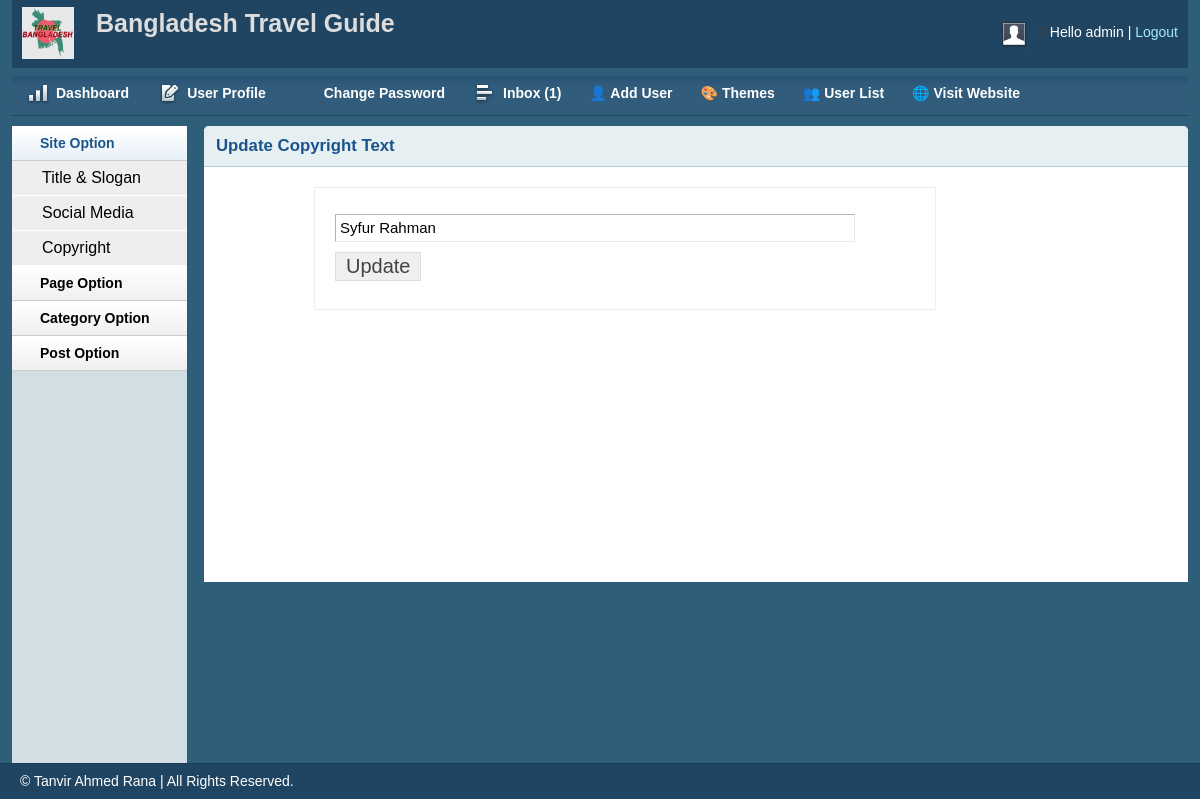
The page /admin/copyright.php (signed in) on the database as committed earlier.
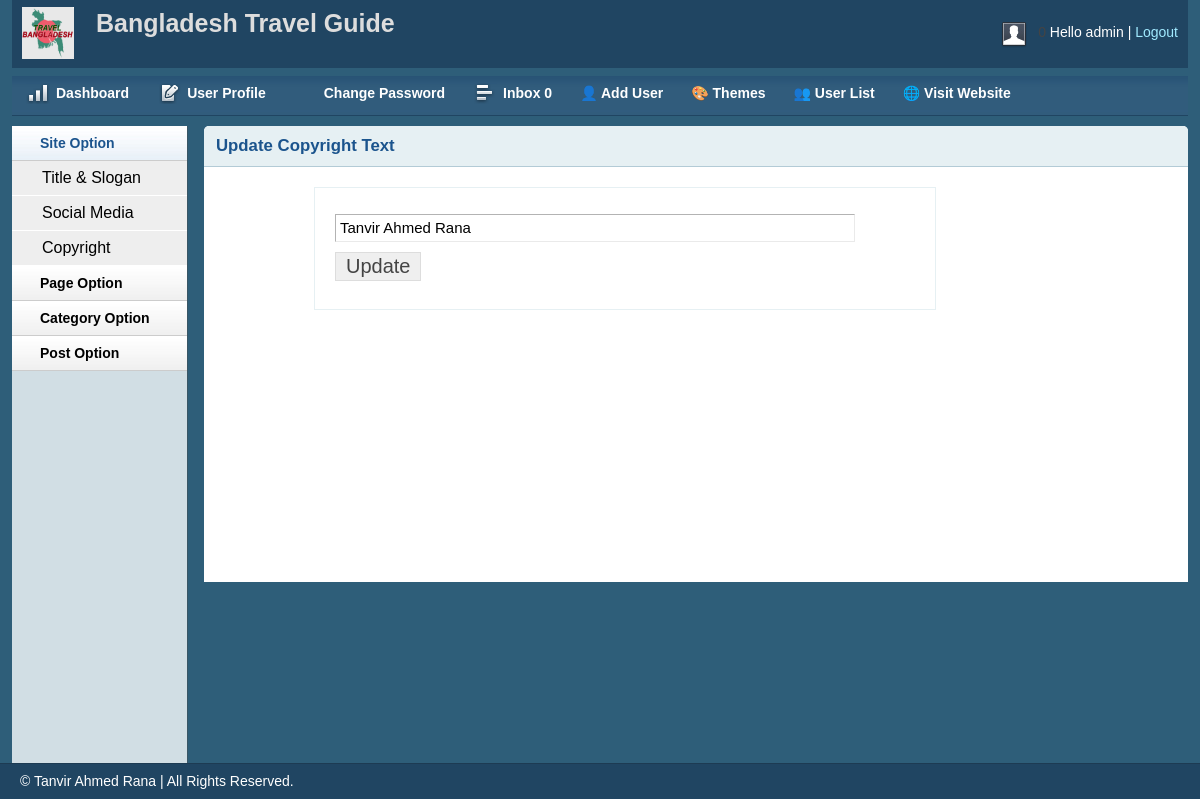
The same page on the database as committed later.
### tables this page shows
CREATE TABLE `tbl_footer` (
  `id` int(11) NOT NULL,
  `note` varchar(300) NOT NULL
);

### lib/Session.php (called while the page is built, shortened)
<?php
class Session{
     public static function get($key) {
         if (isset($_SESSION["$key"])) {
             return $_SESSION["$key"];
         }else{
             return false;
         }
     }
}

### lib/Database.php (called while the page is built, shortened)
<?php
Class Database{
	public $host   = DB_HOST;
	public $user   = DB_USER;
	public $pass   = DB_PASS;
	public $dbname = DB_NAME;
	public $link;
	private function connectDB(){
	$this->link = new mysqli($this->host, $this->user, $this->pass, $this->dbname);
 }
	public function select($query){
		$result = $this->link->query($query) or die($this->link->error.__LINE__);
		if($result->num_rows > 0){
			return $result;
		} else {
			return false;
		}
	}
}

### admin/copyright.php (the view, shortened to what this page needs)
<?php include 'inc/header.php';?>
<?php include 'inc/sidebar.php';?>
<div class="grid_10">
<div class="box round first grid">
<h2>Update Copyright Text</h2>
<div class="block copyblock">
<?php
 $query = "SELECT * FROM tbl_footer WHERE id=1";
 $footerNote = $db->select($query);
 if ($footerNote) {
   while ($result = $footerNote->fetch_assoc()){
 ?>
    <form action="" method="post" enctype="multipart/form">
    <table class="form">
        <tr>
            <td>
                <input type="text" value="<?php echo $result['note'] ?>" name="note" class="large" />
            </td>
        </tr>
            <tr>
            <td>
                <input type="submit" name="submit" Value="Update" />
            </td>
        </tr>
    </table>
    </form>
    <?php } } ?>
</div>
</div>
</div>
<?php include 'inc/footer.php';?>

### admin/inc/header.php (shortened to what this page needs)
<?php
    include '../lib/Session.php';
?>
<?php
    include '../lib/Database.php';
?>
<?php
    $db = new Database();
?>
<!DOCTYPE html>
<html>
<head>
<link rel="stylesheet" type="text/css" href="css/reset.css" media="screen" />
<link rel="stylesheet" type="text/css" href="css/text.css" media="screen" />
<link rel="stylesheet" type="text/css" href="css/grid.css" media="screen" />
<link rel="stylesheet" type="text/css" href="css/layout.css" media="screen" />
<link rel="stylesheet" type="text/css" href="css/nav.css" media="screen" />
<link href="css/table/demo_page.css" rel="stylesheet" type="text/css" />
</head>
<body>
<div class="container_12">
<div class="grid_12 header-repeat">
<div id="branding">
    <div class="floatleft logo">
        <img src="img/bd.png" alt="Logo" />
    </div>
    <div class="floatleft middle">
        <h1>Bangladesh Travel Guide</h1>
    </div>
    <div class="floatright">
        <div class="floatleft">
            <img src="img/img-profile.jpg" alt="Profile Pic" /></div>
        <div class="floatleft marginleft10">
            <ul class="inline-ul floatleft">
                <li>Hello <?php echo Session::get('username');?> </li>
                <li>
                <a href="?action=logout">Logout</a>
            </li>
            </ul>
        </div>
    </div>
</div>
</div>
<div class="grid_12">
<ul class="nav main">
    <li class="ic-dashboard"><a href="index.php"><span>Dashboard</span></a> </li>
    <li class="ic-form-style"><a href="userProfile.php"><span>User Profile</span></a></li>
    <li class="ic-typography"><a href="changepassword.php"><span>Change Password</span></a></li>
    <li class="ic-grid-tables"><a href="inbox.php"><span>Inbox
        <?php
         $query = "SELECT * FROM tbl_contact WHERE status='0' ORDER BY id DESC";
         $msg = $db->select($query);
         if ($msg) {
             $count = mysqli_num_rows($msg);
             echo "(".$count.")";
         }else{
             echo "0";
         }
        ?>
    </span></a></li>
<?php
if (Session::get('userRole') == '0') {  ?>
    <li class="ic-charts"><a href="addUser.php">&#128100; Add User</a></li>
<?php } ?>
    <li class="ic-charts"><a href="theme.php" >&#127912; Themes </a></li>
   <li class="ic-charts"><a href="userlist.php">&#128101; User List</a></li>
    <li class="ic-charts"><a href="postlist.php">&#127760; Visit Website</a></li>
</ul>
</div>

Rows that differ between the two databases and show on the page:
changed tbl_footer: note "Syfur Rahman" → "Tanvir Ahmed Rana"
Other text that changed with them:
$count: "1" → (not shown)
text now shown: "0"
